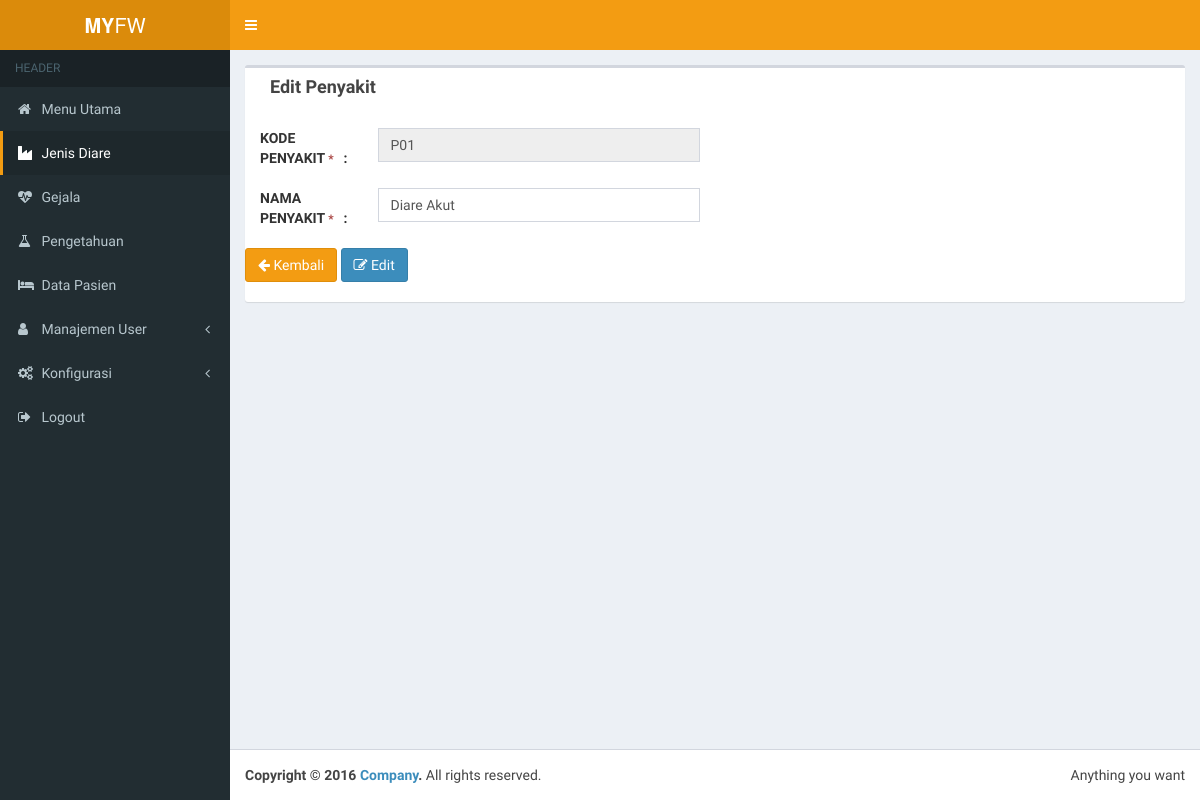
The app's page /admin/jenis/edit/P01 (signed in), older data.
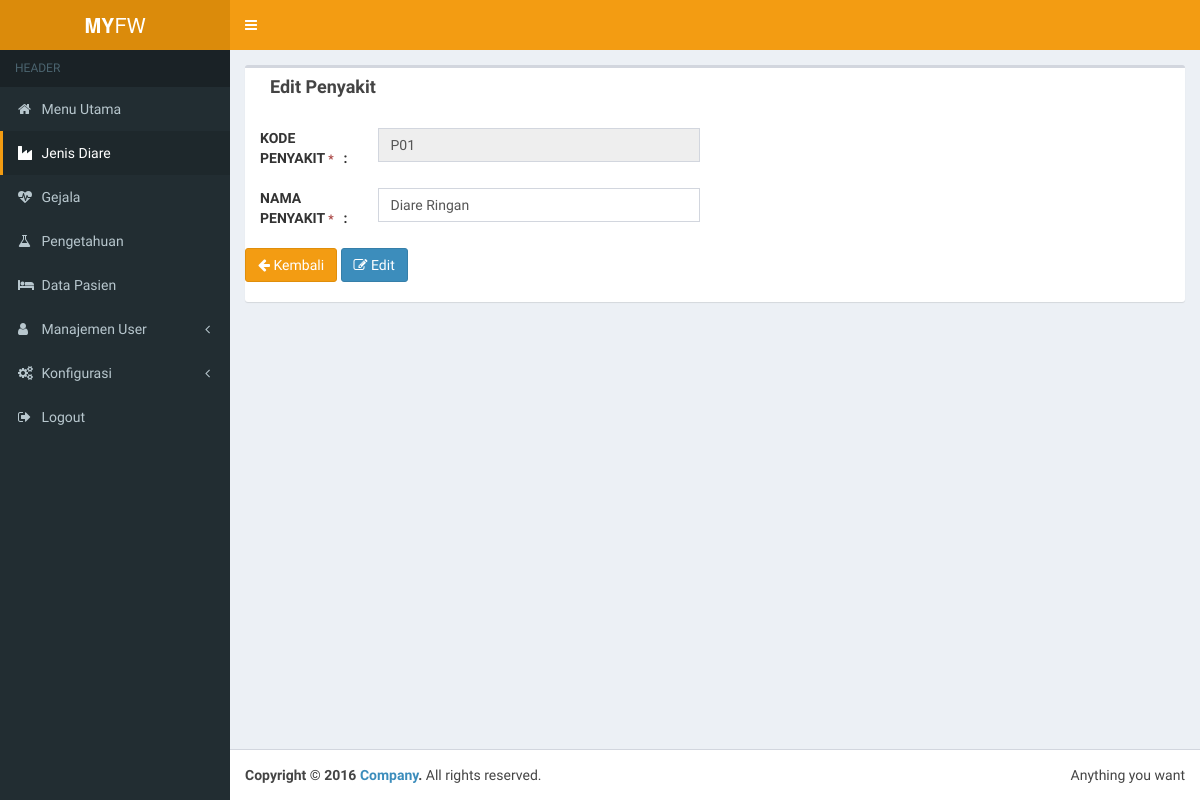
The same page, newer data.
### tables this page shows
CREATE TABLE `tbl_jenis` (
  `kode_jenis` varchar(4) NOT NULL,
  `nama_jenis` varchar(200) NOT NULL,
  `penanganan` text NOT NULL,
  `banding` enum('<','>','<=','>=') NOT NULL,
  `parameter` int(4) NOT NULL,
  `tgl_update` timestamp NOT NULL DEFAULT CURRENT_TIMESTAMP ON UPDATE CURRENT_TIMESTAMP
);

### application/modules/admin/views/layout/content.php (called while the page is built)
<?php
if ($content) {
    $this->load->view($content);
} else {
    echo "halaman tidak ditemukan";
}

### application/modules/admin/views/layout/wrapper.php (called while the page is built)
<?php require_once('head.php') ?>
<?php require_once('header.php') ?>
<?php require_once('nav.php') ?>
<?php require_once('content.php') ?>
<?php require_once('footer.php') ?>

### application/modules/admin/controllers/Jenis.php (called while the page is built, shortened)
<?php
class Jenis extends CI_Controller
{
    public function edit($kode_jenis)
    {
        $jenis = $this->Crud_model->listingOne('tbl_jenis', 'kode_jenis', $kode_jenis);
        $valid = $this->form_validation;
        $valid->set_rules(
            'nama',
            'Nama Jenis',
            'required',
            array('required' => ' %s harus diisi')
        );
        if ($valid->run() === FALSE) {
            $data = array(
                'title'     => 'Manjemen Jenis',
                'edit'       => 'admin/jenis/edit/' . $jenis->kode_jenis,
                'back'      => 'admin/jenis',
                'jenis'    => $jenis,
                'content'       => 'admin/jenis/edit',
            );
            $this->load->view('layout/wrapper', $data, FALSE);
        }
    }
}

### index.php (called while the page is built, shortened)
<?php
require_once BASEPATH.'core/CodeIgniter.php';

### application/models/Crud_model.php (called while the page is built, shortened)
<?php
class Crud_model extends CI_Model
{
    public function listingOne($table, $field, $where)
    {
        $query = $this->db->select('*')
            ->from($table)
            ->where($field, $where)
            ->get();
        return $query->row();
    }
}

### application/modules/admin/views/jenis/edit.php (the view, shortened to what this page needs)
<div class="box">
    <div class="container-fluid">
        <div class="box-header">
            <h3 class="box-title"><strong>Edit Penyakit</strong></h3><br><br>
        </div>
        <div class="box-body no-padding">
            <form action="<?= base_url($edit) ?>" method="post">
                <div class="row">
                    <div class="col-md-6">
                        <div class="row pt10">
                            <div class="col-md-3"><strong>KODE PENYAKIT <small class="text-danger">*</small><span class="pull-right">:</span></strong></div>
                            <div class="col-md-9">
                                <input type="text" class="form-control" name="kode" disabled value="<?= $jenis->kode_jenis ?>">
                            </div>
                        </div><br>
                        <div class="row">
                            <div class="col-md-3"><strong>NAMA PENYAKIT <small class="text-danger">*</small><span class="pull-right">:</span></strong></div>
                            <div class="col-md-9">
                                <input type="text" class="form-control" name="nama" value="<?= $jenis->nama_jenis ?>">
                            </div>
                        </div><br>
                    </div>
                    <div class="col-md-6">
                    </div>
                    <div class="row">
                        <div class="col-md-12">
                            <a href="<?= base_url($back) ?>" class="btn btn-warning"><i class="fa fa-arrow-left"></i> Kembali</a>
                            <button class="btn btn-primary" type="submit"><i class="fa fa-edit"></i> Edit</button>
                        </div>
                    </div><br>
                </div>
            </form>
        </div>
    </div>

Row changes from the older to the newer data that the page shows:
changed tbl_jenis "P01": nama "Diare Akut" → "Diare Ringan"
